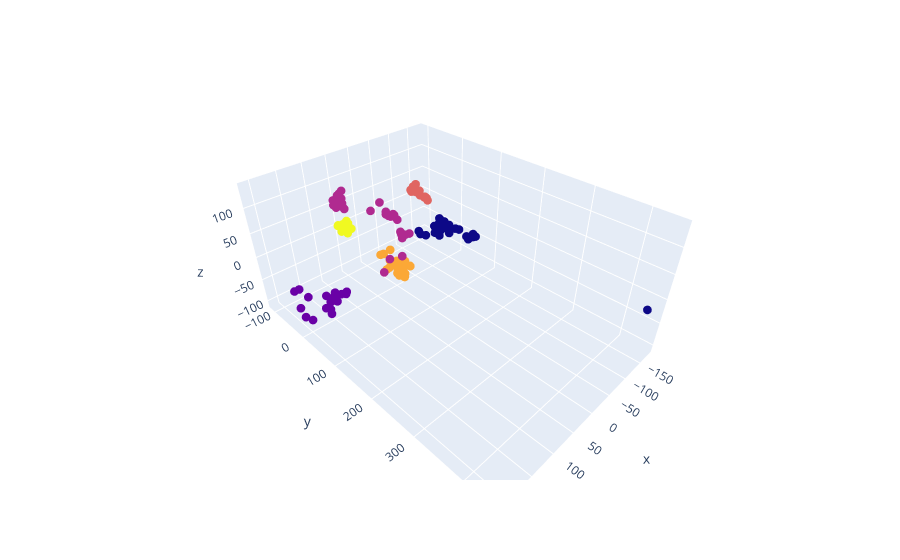

This figure's notebook cell:
### Code cell
fig = px.scatter_3d(None, x=principalDf['pc1'], y=principalDf['pc2'],z=principalDf['pc3'], color = agg_clustering.labels_)
fig.update_traces(marker=dict(size=3))
fig.update(layout_coloraxis_showscale=False)
fig.show()

### Figure 1 — Plotly figure (JSON) as saved in the notebook; plotly's stock layout.template omitted (floating-point values rounded to 4 significant figures; data arrays with more than 128 entries replaced by an {"elided": "..."} marker saying what was removed)
{"data": [{"hovertemplate": "x=%{x}<br>y=%{y}<br>z=%{z}<br>color=%{marker.color}<extra></extra>", "legendgroup": "", "marker": {"color": {"elided": "165 int values"}, "coloraxis": "coloraxis", "size": 3, "symbol": "circle"}, "mode": "markers", "name": "", "scene": "scene", "showlegend": false, "type": "scatter3d", "x": {"elided": "165 float values"}, "y": {"elided": "165 float values"}, "z": {"elided": "165 float values"}}], "layout": {"coloraxis": {"colorbar": {"title": {"text": "color"}}, "colorscale": [[0, "#0d0887"], [0.1111, "#46039f"], [0.2222, "#7201a8"], [0.3333, "#9c179e"], [0.4444, "#bd3786"], [0.5556, "#d8576b"], [0.6667, "#ed7953"], [0.7778, "#fb9f3a"], [0.8889, "#fdca26"], [1, "#f0f921"]], "showscale": false}, "legend": {"tracegroupgap": 0}, "margin": {"t": 60}, "scene": {"domain": {"x": [0, 1], "y": [0, 1]}, "xaxis": {"title": {"text": "x"}}, "yaxis": {"title": {"text": "y"}}, "zaxis": {"title": {"text": "z"}}}}}
